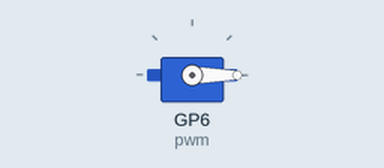
This program was run on a simulated Raspberry Pi Pico running CircuitPython. Shown: servo.

Above: at 0.05 s.
At 1.1 s:
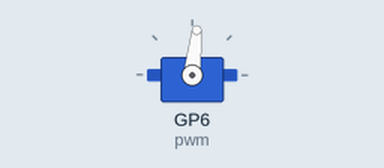
At 2.15 s:
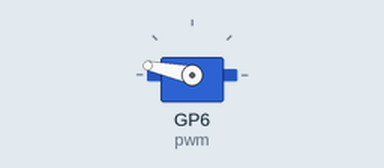
At 4.3 s:
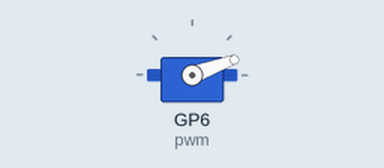
Timing chart, 0 to 5.9 s (numbered marks = the images above):
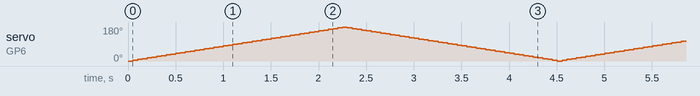

The program:

servo_test.py
```python
import time
import board
import pwmio
from adafruit_motor import servo

pwm = pwmio.PWMOut(board.GP6, duty_cycle=2 ** 15, frequency=50)
my_servo = servo.Servo(pwm, min_pulse = 500, max_pulse=2600)
accel = .05
step = 4
while True:
    for angle in range(0, 180, step):  # 0 - 180 degrees, 5 degrees at a time.
        my_servo.angle = angle
        time.sleep(accel)
    for angle in range(180, 0, -step): # 180 - 0 degrees, 5 degrees at a time.
        my_servo.angle = angle
        time.sleep(accel)
```
